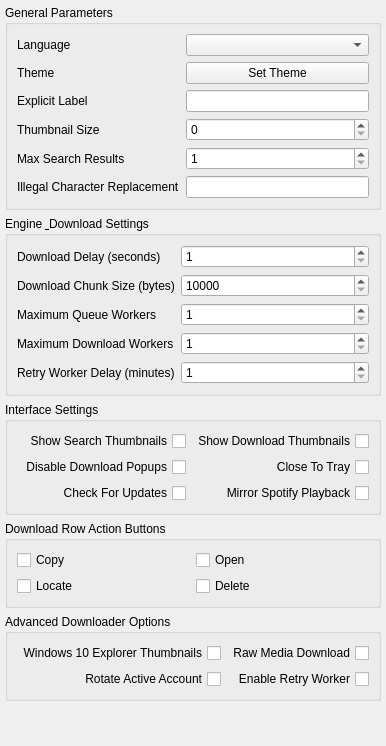
<widget class="QWidget" name="scroll_content_general"><layout class="QVBoxLayout" name="layout_scroll_general"><property name="leftMargin"><number>5</number></property><property name="topMargin"><number>5</number></property><property name="rightMargin"><number>5</number></property><property name="bottomMargin"><number>5</number></property><item><widget class="QGroupBox" name="gb_gen_params"><property name="title"><string>General Parameters</string></property><layout class="QFormLayout" name="form_gen"><item row="0" column="0"><widget class="QLabel" name="lbl_row_language"><property name="text"><string>Language</string></property></widget></item><item row="0" column="1"><widget class="QComboBox" name="language">
                       <property name="focusPolicy">
                        <enum>Qt::WheelFocus</enum>
                       </property>
                       <property name="frame">
                        <bool>true</bool>
                       </property>
                      </widget>
                     </item><item row="1" column="0"><widget class="QLabel" name="lbl_row_toggle_theme_button"><property name="text"><string>Theme</string></property></widget></item><item row="1" column="1"><widget class="QPushButton" name="toggle_theme_button">
                       <property name="text">
                        <string>Set Theme</string>
                       </property>
                      </widget>
                     </item><item row="2" column="0"><widget class="QLabel" name="lbl_row_explicit_label"><property name="text"><string>Explicit Label</string></property></widget></item><item row="2" column="1"><widget class="QLineEdit" name="explicit_label" />
                     </item><item row="3" column="0"><widget class="QLabel" name="lbl_row_thumbnail_size"><property name="text"><string>Thumbnail Size</string></property></widget></item><item row="3" column="1"><widget class="QSpinBox" name="thumbnail_size">
                       <property name="minimumSize">
                        <size>
                         <width>0</width>
                         <height>0</height>
                        </size>
                       </property>
                       <property name="maximum">
                        <number>999999999</number>
                       </property>
                      </widget>
                     </item><item row="4" column="0"><widget class="QLabel" name="lbl_row_max_search_results"><property name="text"><string>Max Search Results</string></property></widget></item><item row="4" column="1"><widget class="QSpinBox" name="max_search_results">
                       <property name="minimumSize">
                        <size>
                         <width>80</width>
                         <height>0</height>
                        </size>
                       </property>
                       <property name="minimum">
                        <number>1</number>
                       </property>
                       <property name="maximum">
                        <number>50</number>
                       </property>
                      </widget>
                     </item><item row="5" column="0"><widget class="QLabel" name="lbl_row_illegal_character_replacement"><property name="text"><string>Illegal Character Replacement</string></property></widget></item><item row="5" column="1"><widget class="QLineEdit" name="illegal_character_replacement" />
                     </item></layout></widget></item><item><widget class="QGroupBox" name="gb_gen_engine"><property name="title"><string>Engine &amp; Download Settings</string></property><layout class="QFormLayout" name="form_gen_engine"><item row="0" column="0"><widget class="QLabel" name="lbl_row_download_delay"><property name="text"><string>Download Delay (seconds)</string></property></widget></item><item row="0" column="1"><widget class="QSpinBox" name="download_delay">
                       <property name="minimumSize">
                        <size>
                         <width>80</width>
                         <height>0</height>
                        </size>
                       </property>
                       <property name="minimum">
                        <number>1</number>
                       </property>
                       <property name="maximum">
                        <number>999999</number>
                       </property>
                      </widget>
                     </item><item row="1" column="0"><widget class="QLabel" name="lbl_row_download_chunk_size"><property name="text"><string>Download Chunk Size (bytes)</string></property></widget></item><item row="1" column="1"><widget class="QSpinBox" name="download_chunk_size">
                       <property name="minimumSize">
                        <size>
                         <width>0</width>
                         <height>0</height>
                        </size>
                       </property>
                       <property name="minimum">
                        <number>10000</number>
                       </property>
                       <property name="maximum">
                        <number>10000000</number>
                       </property>
                      </widget>
                     </item><item row="2" column="0"><widget class="QLabel" name="lbl_row_maximum_queue_workers"><property name="text"><string>Maximum Queue Workers</string></property></widget></item><item row="2" column="1"><widget class="QSpinBox" name="maximum_queue_workers">
                       <property name="minimumSize">
                        <size>
                         <width>80</width>
                         <height>0</height>
                        </size>
                       </property>
                       <property name="minimum">
                        <number>1</number>
                       </property>
                       <property name="maximum">
                        <number>999999</number>
                       </property>
                      </widget>
                     </item><item row="3" column="0"><widget class="QLabel" name="lbl_row_maximum_download_workers"><property name="text"><string>Maximum Download Workers</string></property></widget></item><item row="3" column="1"><widget class="QSpinBox" name="maximum_download_workers">
                       <property name="minimumSize">
                        <size>
                         <width>80</width>
                         <height>0</height>
                        </size>
                       </property>
                       <property name="minimum">
                        <number>1</number>
                       </property>
                       <property name="maximum">
                        <number>999999</number>
                       </property>
                      </widget>
                     </item><item row="4" column="0"><widget class="QLabel" name="lbl_row_retry_worker_delay"><property name="text"><string>Retry Worker Delay (minutes)</string></property></widget></item><item row="4" column="1"><widget class="QSpinBox" name="retry_worker_delay">
                       <property name="minimumSize">
                        <size>
                         <width>80</width>
                         <height>0</height>
                        </size>
                       </property>
                       <property name="minimum">
                        <number>1</number>
                       </property>
                       <property name="maximum">
                        <number>999999</number>
                       </property>
                      </widget>
                     </item></layout></widget></item><item><widget class="QGroupBox" name="gb_gen_interface"><property name="title"><string>Interface Settings</string></property><layout class="QGridLayout" name="grid_gen_interface"><item row="0" column="0"><widget class="QCheckBox" name="show_search_thumbnails">
                       <property name="toolTip">
                        <string />
                       </property>
                       <property name="layoutDirection">
                        <enum>Qt::RightToLeft</enum>
                       </property>
                       <property name="text">
                        <string>Show Search Thumbnails</string>
                       </property>
                      </widget>
                     </item><item row="0" column="1"><widget class="QCheckBox" name="show_download_thumbnails">
                       <property name="toolTip">
                        <string />
                       </property>
                       <property name="layoutDirection">
                        <enum>Qt::RightToLeft</enum>
                       </property>
                       <property name="text">
                        <string>Show Download Thumbnails</string>
                       </property>
                      </widget>
                     </item><item row="1" column="0"><widget class="QCheckBox" name="disable_download_popups">
                       <property name="layoutDirection">
                        <enum>Qt::RightToLeft</enum>
                       </property>
                       <property name="text">
                        <string>Disable Download Popups</string>
                       </property>
                      </widget>
                     </item><item row="1" column="1"><widget class="QCheckBox" name="close_to_tray">
                       <property name="toolTip">
                        <string />
                       </property>
                       <property name="layoutDirection">
                        <enum>Qt::RightToLeft</enum>
                       </property>
                       <property name="text">
                        <string>Close To Tray</string>
                       </property>
                      </widget>
                     </item><item row="2" column="0"><widget class="QCheckBox" name="check_for_updates">
                       <property name="toolTip">
                        <string />
                       </property>
                       <property name="layoutDirection">
                        <enum>Qt::RightToLeft</enum>
                       </property>
                       <property name="text">
                        <string>Check For Updates</string>
                       </property>
                      </widget>
                     </item><item row="2" column="1"><widget class="QCheckBox" name="mirror_spotify_playback">
                       <property name="layoutDirection">
                        <enum>Qt::RightToLeft</enum>
                       </property>
                       <property name="text">
                        <string>Mirror Spotify Playback</string>
                       </property>
                      </widget>
                     </item></layout></widget></item><item><widget class="QGroupBox" name="gb_gen_buttons"><property name="title"><string>Download Row Action Buttons</string></property><layout class="QGridLayout" name="grid_gen_buttons"><item row="0" column="0"><widget class="QCheckBox" name="download_copy_btn">
                       <property name="text">
                        <string>Copy</string>
                       </property>
                      </widget>
                     </item><item row="0" column="1"><widget class="QCheckBox" name="download_open_btn">
                       <property name="text">
                        <string>Open</string>
                       </property>
                      </widget>
                     </item><item row="1" column="0"><widget class="QCheckBox" name="download_locate_btn">
                       <property name="text">
                        <string>Locate</string>
                       </property>
                      </widget>
                     </item><item row="1" column="1"><widget class="QCheckBox" name="download_delete_btn">
                       <property name="text">
                        <string>Delete</string>
                       </property>
                      </widget>
                     </item></layout></widget></item><item><widget class="QGroupBox" name="gb_gen_advanced"><property name="title"><string>Advanced Downloader Options</string></property><layout class="QGridLayout" name="grid_gen_advanced"><item row="0" column="0"><widget class="QCheckBox" name="windows_10_explorer_thumbnails">
                       <property name="toolTip">
                        <string />
                       </property>
                       <property name="layoutDirection">
                        <enum>Qt::RightToLeft</enum>
                       </property>
                       <property name="text">
                        <string>Windows 10 Explorer Thumbnails</string>
                       </property>
                      </widget>
                     </item><item row="0" column="1"><widget class="QCheckBox" name="raw_media_download">
                       <property name="toolTip">
                        <string />
                       </property>
                       <property name="layoutDirection">
                        <enum>Qt::RightToLeft</enum>
                       </property>
                       <property name="text">
                        <string>Raw Media Download</string>
                       </property>
                      </widget>
                     </item><item row="1" column="0"><widget class="QCheckBox" name="rotate_active_account_number">
                       <property name="layoutDirection">
                        <enum>Qt::RightToLeft</enum>
                       </property>
                       <property name="text">
                        <string>Rotate Active Account</string>
                       </property>
                      </widget>
                     </item><item row="1" column="1"><widget class="QCheckBox" name="enable_retry_worker">
                       <property name="layoutDirection">
                        <enum>Qt::RightToLeft</enum>
                       </property>
                       <property name="text">
                        <string>Enable Retry Worker</string>
                       </property>
                      </widget>
                     </item></layout></widget></item><item><spacer name="vertical_spacer_layout_scroll_general"><property name="orientation"><enum>Qt::Vertical</enum></property><property name="sizeHint" stdset="0"><size><width>20</width><height>40</height></size></property></spacer></item></layout></widget>
